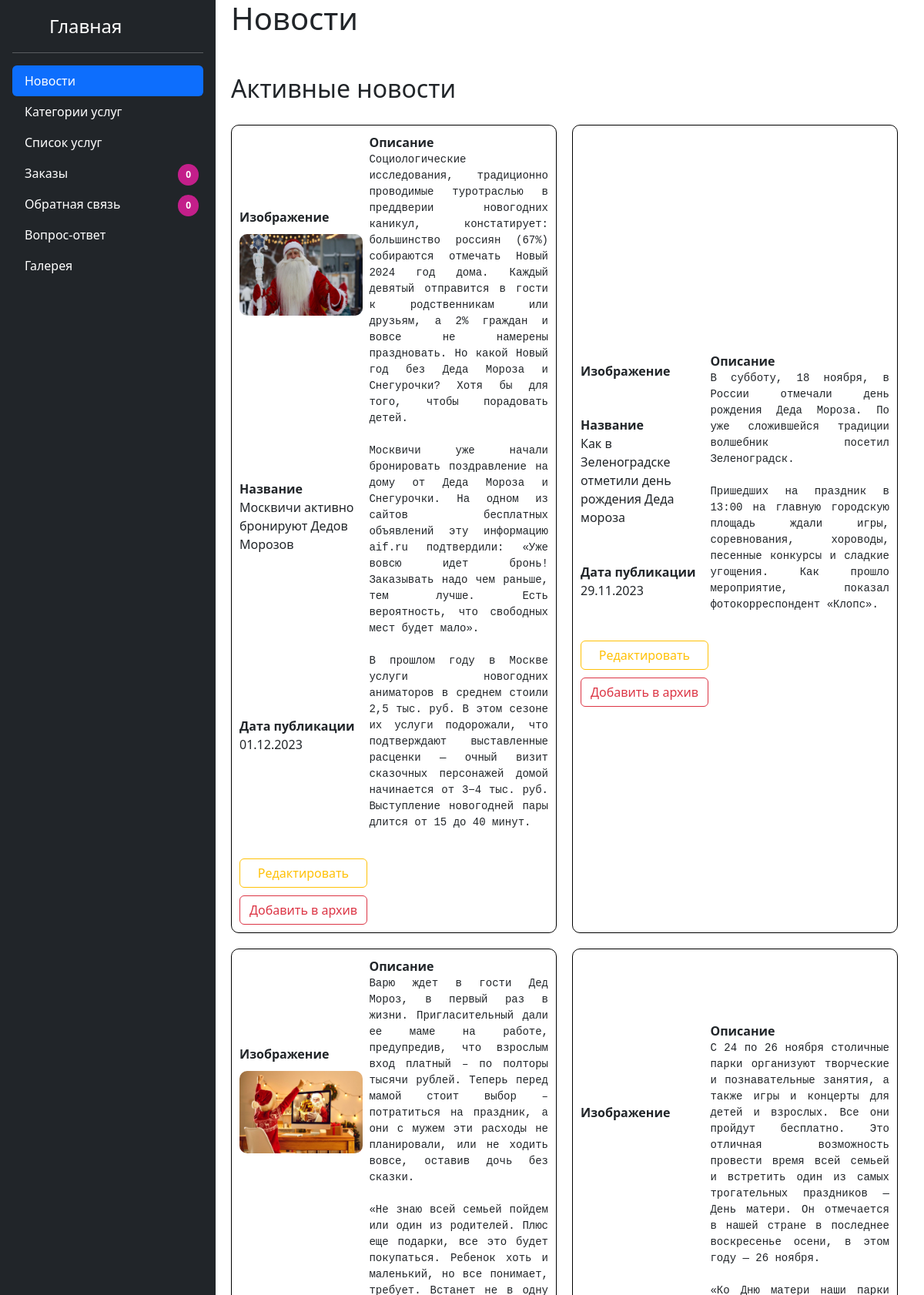
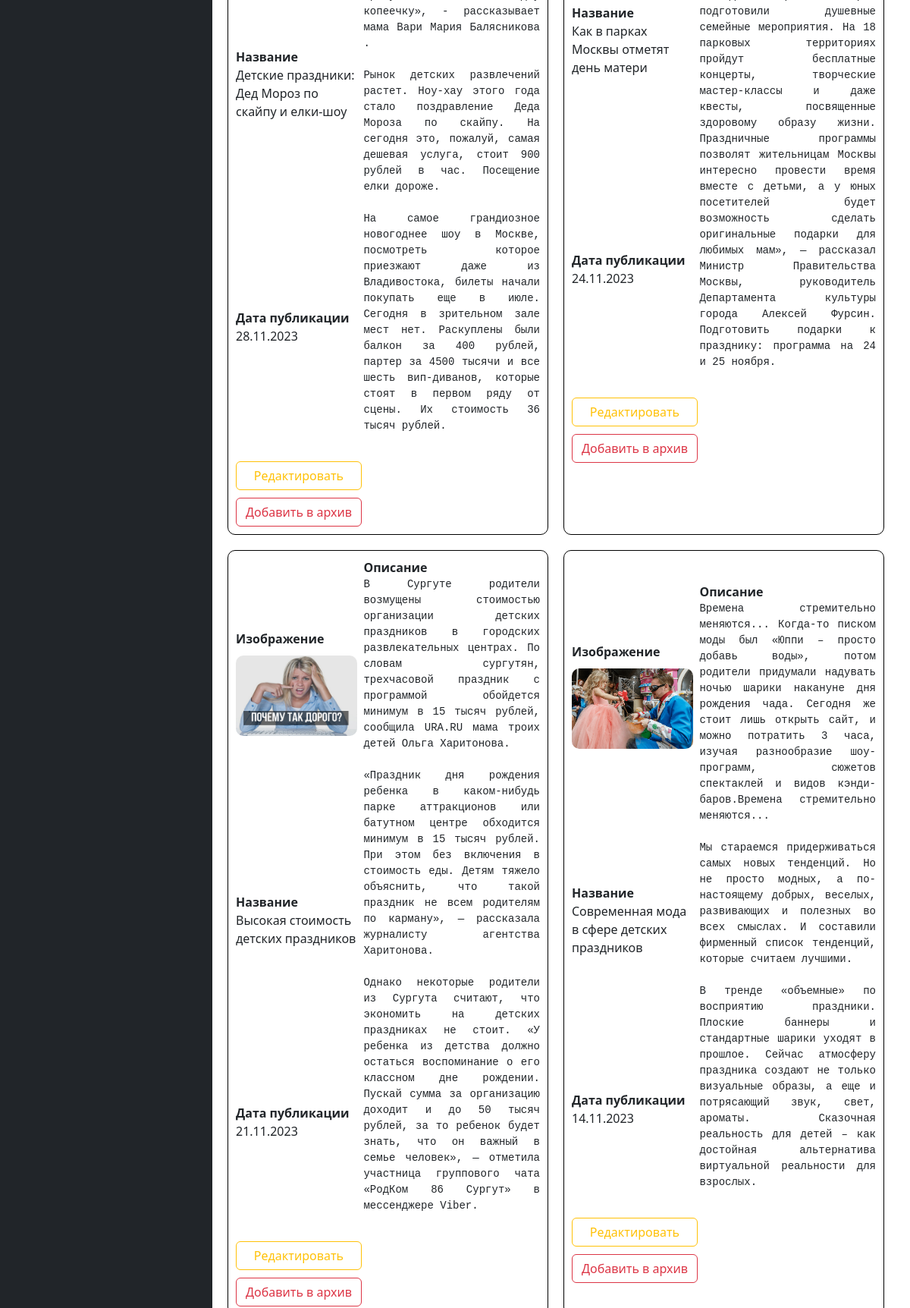
/_admin/index.php?item=news (signed in, upper part), run on the app's committed database (2 pictures, top to bottom).
### tables this page shows
CREATE TABLE `news` (
  `id` int(11) NOT NULL,
  `name` varchar(100) NOT NULL,
  `description` varchar(2000) NOT NULL,
  `date` date NOT NULL,
  `preview` varchar(100) NOT NULL,
  `status` int(11) NOT NULL
);

### _admin/includes/functions.php (called while the page is built, shortened)
<?php
    include "config.php";
?>
<?php
    function get_news($count = -1, $status = 0){
        global $pdo;
        $query = $pdo->prepare('SELECT * FROM `news` WHERE status = :status ORDER BY date DESC');
        $query->execute(['status' => $status]);
        return $query->fetchAll();
    }
?>

### _admin/includes/newstable.php (the view, shortened to what this page needs)
<h2 class='mt-5'>Активные новости</h2>
<div class="container-news">
<?php
    $products = get_news();
    foreach($products as $row){
?>
    <div class="news-block">
        <div class="news-content">
            <div class="details">
                <div>
                    <span>Изображение</span>
                    <img src="../<?=$row['preview']?>" alt="">
                </div>
                <div>
                    <span>Название</span>
                    <div><?=$row['name']?></div>
                </div>
                <div>
                    <span>Дата публикации</span>
                    <div><?=date("d.m.Y", strtotime($row['date']))?></div>
                </div>
            </div>
            <div class="news-description">
                <span>Описание</span>
                <pre class="text-format"><?=$row['description']?></pre>
            </div>
            <div class="action-buttons news-buttons">
                <a class="btn btn-outline-warning" href="?item=news&action=edit&id=<?=$row['id']?>">
                    Редактировать
                </a>
                <a class="btn btn-outline-danger" href="?item=news&action=remove&id=<?=$row['id']?>">
                    Добавить в архив
                </a>
            </div>
        </div>
    </div>
<?php
    }
?>
</div>

### _admin/includes/header.php (shortened to what this page needs)
<?php
    include "functions.php";
?>
<!DOCTYPE html>
<html lang="en">
<head>
    <link rel="stylesheet" href="css/bootstrap.min.css">
    <link rel="stylesheet" href="css/style.css">
</head>
<body>

### _admin/index.php (shortened to what this page needs)
<?php
    include 'includes/header.php';
?>
<?php
    function newsContent(){
        echo "<h1>Новости</h1>";
        include "includes/newstable.php";
    }
    ?>
<section class="admin-panel d-flex">
    <?php
        include 'includes/sidebar.php';
    ?>
    <div class="admin-content ">
        <?php
            if(isset($_GET['item'])){
                switch($_GET['item']){
                    case "news":
                        newsContent();
                        break;
                }
            }else{
                echo "<h1>Добро пожаловать,".$_SESSION['user']['name']."</h1>";
            }
        ?>
    </div>
</section>
</body>
</html>

### _admin/includes/sidebar.php (shortened to what this page needs)
<div class="sidebar">
            <div class="d-flex flex-column flex-shrink-0 p-3 text-bg-dark h-100" style="width: 280px;">
                <a href="index.php" class="d-flex align-items-center mb-3 mb-md-0 me-md-auto text-white text-decoration-none">
                    <svg class="bi pe-none me-2" width="40" height="32">
                        <use xlink:href="#bootstrap"></use>
                    </svg>
                    <span class="fs-4">
                        Главная
                    </span>
                </a>
                <hr>
                <ul class="nav nav-pills flex-column mb-auto">
                    <li class="nav-item">
                        <a href="?item=news" class="nav-link text-white <?php if(isset($_GET['item']) && ($_GET['item'] == 'news')) echo 'active';?>" aria-current="page">
                        Новости
                        </a>
                    </li>
                    <li class="nav-item">
                        <a href="?item=categories" class="nav-link text-white <?php if(isset($_GET['item']) && ($_GET['item'] == 'categories')) echo 'active';?>" aria-current="page">
                        Категории услуг
                        </a>
                    </li>
                    <li class="nav-item">
                        <a href="?item=services" class="nav-link text-white <?php if(isset($_GET['item']) && ($_GET['item'] == 'services')) echo 'active';?>" aria-current="page">
                        Список услуг
                        </a>
                    </li>
                    <li class="nav-item">
                        <a href="?item=orders" class="nav-link text-white <?php if(isset($_GET['item']) && ($_GET['item'] == 'orders')) echo 'active';?>" aria-current="page">
                        <div class="dynamic-value">
                            Заказы
                            <span id="dynamic-orders" class="changed-value">
                                0
                            </span>
                        </div>
                        </a>
                    </li>
                    <li class="nav-item">
                        <a href="?item=feedback" class="nav-link text-white <?php if(isset($_GET['item']) && ($_GET['item'] == 'feedback')) echo 'active';?>" aria-current="page">
                        <div class="dynamic-value" id="dynamic">
                            Обратная связь
                            <span id="dynamic-feedback" class="changed-value">
                                0
                            </span>
                        </div>
                        </a>
                    </li>
                    <li class="nav-item">
                        <a href="?item=questions" class="nav-link text-white <?php if(isset($_GET['item']) && ($_GET['item'] == 'questions')) echo 'active';?>" aria-current="page">
                            Вопрос-ответ
                        </a>
                    </li>
                    <li class="nav-item">
                        <a href="?item=gallery" class="nav-link text-white <?php if(isset($_GET['item']) && ($_GET['item'] == 'gallery')) echo 'active';?>" aria-current="page">
                            Галерея
                        </a>
                    </li>
            </div>
        </div>

### _admin/css/style.css (style rules this page uses)
.sidebar { min-height: 100vh; position: sticky; top:0; position: relative; }
.admin-content { margin-left: 20px; }
.action-buttons { display: flex; gap: 20px; flex-direction: column; }
.news-block { width: 47%; margin-top: 20px; border: 1px solid black; padding: 10px; border-radius: 10px; margin-right: 20px; display: flex; flex-wrap: wrap; align-items: center; }
.news-block .details { width: 40%; display: flex; flex-direction: column; }
.news-block .news-content { display: flex; flex-wrap: wrap; justify-content: space-between; }
.news-block .news-description { width: 58%; }
.news-description span { font-weight: 600; }
.news-block .news-description .text-format { width: 100%; text-align: justify; overflow: hidden; }
.news-block .details > div span { font-weight: 600; }
.news-block .details > div { margin-bottom: 20px; width: 100%; text-align: left; }
.news-block .details img { margin-top: 10px; width: 100%; border-radius: 10px; }
.container-news { display: flex; flex-wrap: wrap; }
.news-content pre.text-format { text-align: inherit; }
pre.text-format { width: 70%; white-space: pre-wrap; text-align: justify; }
.news-buttons { margin-top: 20px; gap: 10px; }
.details { display: flex; justify-content: space-around; }
.details > div { width: 23%; text-align: center; }
.admin-content { width: 100%; }
.dynamic-value { position: relative; }
.dynamic-value .changed-value { position: absolute; background-color: #c31f8a; padding: 5px 10px 5px 10px; border-radius: 100px; font-size: 12px; top: 0px; right: -10px; font-weight: 700; }

### data on the page
news: preview (picture), name "Москвичи активно бронируют Дедов Морозов", date "01.12.2023", description "Социологические исследования, традиционно проводимые туротраслью в преддверии новогодних каникул, констатирует: большинство россиян (67%) собираются отмечать Новый 2024 год дома. Каждый девятый отправится в гости к родственникам или друзьям, а 2% граждан и вовсе не намерены праздновать. Но какой Новый год без Деда Мороза и Снегурочки? Хотя бы для того, чтобы порадовать детей. Москвичи уже начали бронировать поздравление на дому от Деда Мороза и Снегурочки. На одном из сайтов бесплатных объявлений эту информацию aif.ru подтвердили: «Уже вовсю идет бронь! Заказывать надо чем раньше, тем лучше. Есть вероятность, что свободных мест будет мало». В прошлом году в Москве услуги новогодних…"
news: name "Как в Зеленоградске отметили день рождения Деда мороза", date "29.11.2023", description "В субботу, 18 ноября, в России отмечали день рождения Деда Мороза. По уже сложившейся традиции волшебник посетил Зеленоградск. Пришедших на праздник в 13:00 на главную городскую площадь ждали игры, соревнования, хороводы, песенные конкурсы и сладкие угощения. Как прошло мероприятие, показал фотокорреспондент «Клопс».…"
news: preview (picture), name "Детские праздники: Дед Мороз по скайпу и елки-шоу", date "28.11.2023", description "Варю ждет в гости Дед Мороз, в первый раз в жизни. Пригласительный дали ее маме на работе, предупредив, что взрослым вход платный – по полторы тысячи рублей. Теперь перед мамой стоит выбор – потратиться на праздник, а они с мужем эти расходы не планировали, или не ходить вовсе, оставив дочь без сказки. «Не знаю всей семьей пойдем или один из родителей. Плюс еще подарки, все это будет покупаться. Ребенок хоть и маленький, но все понимает, требует. Встанет не в одну копеечку», - рассказывает мама Вари Мария Балясникова . Рынок детских развлечений растет. Ноу-хау этого года стало поздравление Деда Мороза по скайпу. На сегодня это, пожалуй, самая дешевая услуга, стоит 900 рублей в час.…"
news: name "Как в парках Москвы отметят день матери", date "24.11.2023", description "С 24 по 26 ноября столичные парки организуют творческие и познавательные занятия, а также игры и концерты для детей и взрослых. Все они пройдут бесплатно. Это отличная возможность провести время всей семьей и встретить один из самых трогательных праздников — День матери. Он отмечается в нашей стране в последнее воскресенье осени, в этом году — 26 ноября. «Ко Дню матери наши парки подготовили душевные семейные мероприятия. На 18 парковых территориях пройдут бесплатные концерты, творческие мастер-классы и даже квесты, посвященные здоровому образу жизни. Праздничные программы позволят жительницам Москвы интересно провести время вместе с детьми, а у юных посетителей будет возможность сделать…"
news: preview (picture), name "Высокая стоимость детских праздников", date "21.11.2023", description "В Сургуте родители возмущены стоимостью организации детских праздников в городских развлекательных центрах. По словам сургутян, трехчасовой праздник с программой обойдется минимум в 15 тысяч рублей, сообщила URA.RU мама троих детей Ольга Харитонова. «Праздник дня рождения ребенка в каком-нибудь парке аттракционов или батутном центре обходится минимум в 15 тысяч рублей. При этом без включения в стоимость еды. Детям тяжело объяснить, что такой праздник не всем родителям по карману», — рассказала журналисту агентства Харитонова. Однако некоторые родители из Сургута считают, что экономить на детских праздниках не стоит. «У ребенка из детства должно остаться воспоминание о его классном дне…"
news: preview (picture), name "Современная мода в сфере детских праздников", date "14.11.2023", description "Времена стремительно меняются... Когда-то писком моды был «Юппи – просто добавь воды», потом родители придумали надувать ночью шарики накануне дня рождения чада. Сегодня же стоит лишь открыть сайт, и можно потратить 3 часа, изучая разнообразие шоу-программ, сюжетов спектаклей и видов кэнди-баров.Времена стремительно меняются... Мы стараемся придерживаться самых новых тенденций. Но не просто модных, а по-настоящему добрых, веселых, развивающих и полезных во всех смыслах. И составили фирменный список тенденций, которые считаем лучшими. В тренде «объемные» по восприятию праздники. Плоские баннеры и стандартные шарики уходят в прошлое. Сейчас атмосферу праздника создают не только визуальные…"
